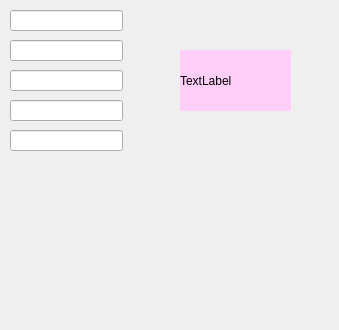
<?xml version="1.0" encoding="UTF-8"?>
<ui version="4.0">
 <class>Widget</class>
 <widget class="QWidget" name="Widget">
  <property name="geometry">
   <rect>
    <x>0</x>
    <y>0</y>
    <width>339</width>
    <height>330</height>
   </rect>
  </property>
  <property name="windowTitle">
   <string>Widget</string>
  </property>
  <widget class="QLineEdit" name="lineEdit">
   <property name="geometry">
    <rect>
     <x>10</x>
     <y>10</y>
     <width>113</width>
     <height>21</height>
    </rect>
   </property>
  </widget>
  <widget class="QLineEdit" name="lineEdit_2">
   <property name="geometry">
    <rect>
     <x>10</x>
     <y>40</y>
     <width>113</width>
     <height>21</height>
    </rect>
   </property>
  </widget>
  <widget class="QLineEdit" name="lineEdit_3">
   <property name="geometry">
    <rect>
     <x>10</x>
     <y>100</y>
     <width>113</width>
     <height>21</height>
    </rect>
   </property>
  </widget>
  <widget class="QLineEdit" name="lineEdit_4">
   <property name="geometry">
    <rect>
     <x>10</x>
     <y>70</y>
     <width>113</width>
     <height>21</height>
    </rect>
   </property>
  </widget>
  <widget class="QLineEdit" name="lineEdit_6">
   <property name="geometry">
    <rect>
     <x>10</x>
     <y>130</y>
     <width>113</width>
     <height>21</height>
    </rect>
   </property>
  </widget>
  <widget class="QLabel" name="label">
   <property name="geometry">
    <rect>
     <x>180</x>
     <y>50</y>
     <width>111</width>
     <height>61</height>
    </rect>
   </property>
   <property name="styleSheet">
    <string notr="true">background-color: rgb(255, 207, 249);</string>
   </property>
   <property name="text">
    <string>TextLabel</string>
   </property>
  </widget>
 </widget>
 <resources/>
 <connections/>
</ui>
